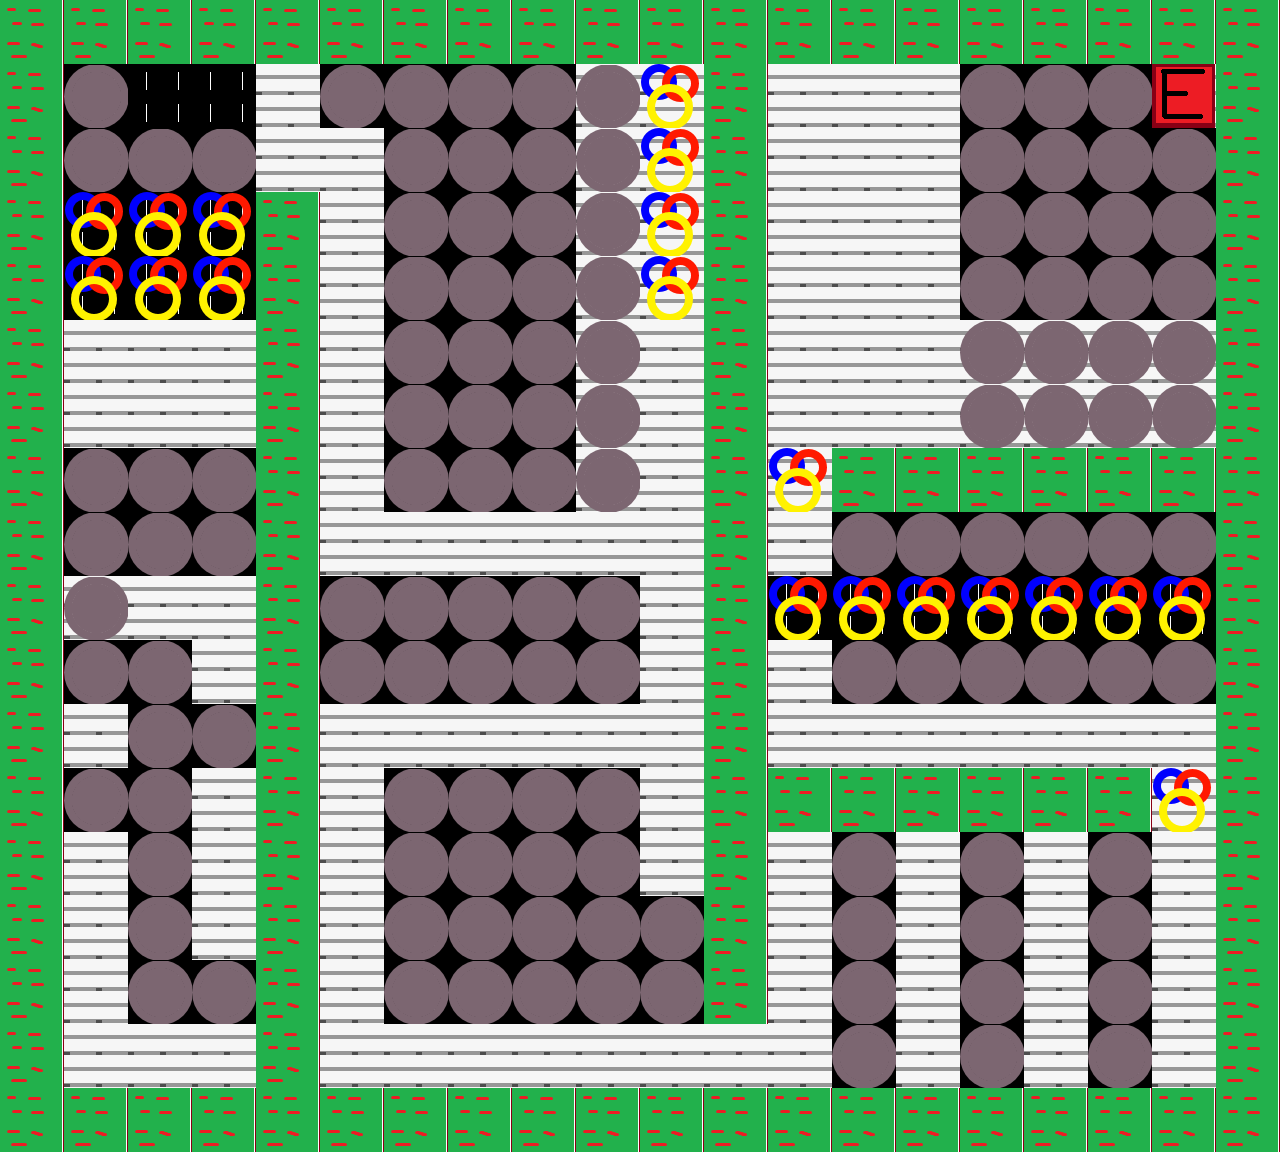

Rendered tile map (Tiled .tmx) drawn with the repository's tilesets; below, a short description and the map source with its tile grids summarised:
An orthogonal 40x36 tile map with 32x32 px tiles, 4 tile layers (background, edible floor, foreground, items), 2 hidden layers not drawn, 5 tilesets.

<map version="1.0" orientation="orthogonal" renderorder="right-down" width="40" height="36" tilewidth="32" tileheight="32" nextobjectid="1">
 <tileset firstgid="1" name="ground" tilewidth="32" tileheight="32">
  <image source="tiles/groundCompiled.png" width="192" height="32" />
 </tileset>
 <tileset firstgid="7" name="omnom" tilewidth="32" tileheight="32">
  <image source="tiles/lab.png" width="384" height="256" />
  <tile id="0">
   <properties>
    <property name="solid" value="" />
   </properties>
  </tile>
  <tile id="1">
   <properties>
    <property name="solid" value="" />
   </properties>
  </tile>
  <tile id="2">
   <properties>
    <property name="solid" value="" />
   </properties>
  </tile>
  <tile id="3">
   <properties>
    <property name="solid" value="" />
   </properties>
  </tile>
  <tile id="4">
   <properties>
    <property name="solid" value="" />
   </properties>
  </tile>
  <tile id="61">
   <properties>
    <property name="noteaten" value="1" />
   </properties>
  </tile>
 </tileset>
 <tileset firstgid="103" name="objects" tilewidth="32" tileheight="32">
  <image source="tiles/objects.png" width="288" height="64" />
  <tile id="4">
   <properties>
    <property name="collectible" value="2" />
   </properties>
  </tile>
  <tile id="5">
   <properties>
    <property name="collectible" value="1" />
   </properties>
  </tile>
  <tile id="6">
   <properties>
    <property name="stone" value="2" />
   </properties>
  </tile>
  <tile id="7">
   <properties>
    <property name="stone" value="1" />
   </properties>
  </tile>
  <tile id="13">
   <properties>
    <property name="collectible" value="1" />
   </properties>
  </tile>
  <tile id="14">
   <properties>
    <property name="collectible" value="1" />
   </properties>
  </tile>
  <tile id="15">
   <properties>
    <property name="stone" value="1" />
   </properties>
  </tile>
  <tile id="16">
   <properties>
    <property name="stone" value="1" />
   </properties>
  </tile>
 </tileset>
 <tileset firstgid="121" name="triggers" tilewidth="32" tileheight="32">
  <image source="tiles/triggers.png" width="192" height="64" />
  <tile id="0">
   <properties>
    <property name="playerStart" value="down" />
   </properties>
  </tile>
  <tile id="2">
   <properties>
    <property name="entry" value="playerHouse.tmx" />
   </properties>
  </tile>
  <tile id="3">
   <properties>
    <property name="entry" value="playerHouse.tmx" />
   </properties>
  </tile>
  <tile id="4">
   <properties>
    <property name="solid" value="" />
   </properties>
  </tile>
  <tile id="5">
   <properties>
    <property name="solid" value="" />
   </properties>
  </tile>
  <tile id="6">
   <properties>
    <property name="water" value="" />
   </properties>
  </tile>
  <tile id="10">
   <properties>
    <property name="solid" value="" />
   </properties>
  </tile>
 </tileset>
 <tileset firstgid="133" name="sprites" tilewidth="32" tileheight="32">
  <image source="tiles/sprites.png" width="128" height="64" />
  <tile id="0">
   <properties>
    <property name="frames" value="8" />
    <property name="height" value="32" />
    <property name="mspf" value="350" />
    <property name="src" value="sprites/water.png" />
    <property name="width" value="32" />
   </properties>
  </tile>
  <tile id="2">
   <properties>
    <property name="frames" value="4" />
    <property name="height" value="32" />
    <property name="mspf" value="350" />
    <property name="src" value="sprites/flower.png" />
    <property name="width" value="32" />
   </properties>
  </tile>
 </tileset>
 <layer name="background" width="40" height="36">
  <data>[1440 cells, 1440 non-empty, 5 distinct tile ids]</data>
 </layer>
 <layer name="edible floor" width="40" height="36">
  <data>[1440 cells, 937 non-empty, 1 distinct tile ids]</data>
 </layer>
 <layer name="foreground" width="40" height="36">
  <data>[1440 cells, 456 non-empty, 8 distinct tile ids]</data>
 </layer>
 <layer name="items" width="40" height="36">
  <data>[1440 cells, 576 non-empty, 8 distinct tile ids]</data>
 </layer>
 <layer name="sprites" width="40" height="36" visible="0">
  <data>[1440 cells, 0 non-empty, 0 distinct tile ids]</data>
 </layer>
 <layer name="triggers" width="40" height="36" visible="0">
  <data>[1440 cells, 460 non-empty, 12 distinct tile ids]</data>
 </layer>
</map>
